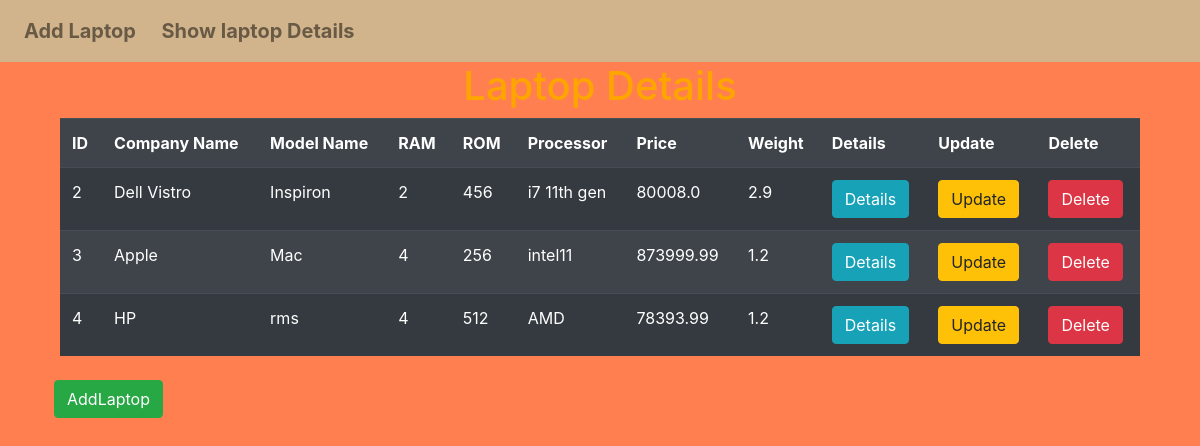
Screenshot of /laptop/show/ with the database file from the repository.
### LaptopApp/models.py (models this page shows, shortened)
class Laptop(models.Model):
    company = models.CharField(max_length=20)
    model_name = models.CharField(max_length=20)
    ram = models.PositiveIntegerField()
    rom = models.PositiveIntegerField()
    price = models.FloatField()
    weight = models.FloatField()
    processor = models.CharField(max_length=35)
    picture = models.ImageField(upload_to='images', default='')
    document = models.FileField(upload_to='files', default='')

### LaptopApp/views.py (the view)
# urls.py: path('show/',views.ShowLaptop.as_view(),name='show_laptop'),
class ShowLaptop(View):
    def get(self,request):
        laptop_list = Laptop.objects.all()
        template_name = 'LaptopApp/showlaptop.html'
        context = {'laptop_list': laptop_list}
        return render(request, template_name, context)

### templates/LaptopApp/showlaptop.html (shortened to what this page needs)
{% extends "LaptopApp/base.html" %}
{% block content %}
    <h1 style="text-align:center;color:orange">Laptop Details</h1>
    <table class="table table-striped table-dark" style="width:90%;margin:auto">
        <tr >
            <th>ID</th>
            <th>Company Name</th>
            <th>Model Name</th>
            <th>RAM</th>
            <th>ROM</th>
            <th>Processor</th>
            <th>Price</th>
            <th>Weight</th>
            <th>Details</th>
            <th>Update</th>
            <th>Delete</th>
        </tr>
        {% for laptop in laptop_list %}
            <tr >
                <td>{{laptop.id}}</td>
                <td>{{laptop.company}}</td>
                <td>{{laptop.model_name}}</td>
                <td>{{laptop.ram}}</td>
                <td>{{laptop.rom}}</td>
                <td>{{laptop.processor}}</td>
                <td>{{laptop.price}}</td>
                <td>{{laptop.weight}}</td>
                <td><a href="{% url 'details' laptop.id %}"><button class="btn btn-info">Details</button></a></td>
                <td><a href="{% url 'update' laptop.id %}"><button class="btn btn-warning">Update</button></a></td>
                <td><a href="{% url 'delete' laptop.id %}"><button class="btn btn-danger">Delete</button></a></td>
            </tr>
        {% endfor %}
    </table>
    <br>
    <a href="{% url 'add_laptop' %}"><button class="btn btn-success" style="margin-left:4.5%">AddLaptop</button></a>
{% endblock %}

### templates/LaptopApp/base.html (shortened to what this page needs)
<!DOCTYPE html>
{% load crispy_forms_tags %}
<html lang="en">
<head>
    <link rel="stylesheet" href="https://cdn.jsdelivr.net/npm/bootstrap@4.6.1/dist/css/bootstrap.min.css">
</head>
<body style="background-color:coral">
    <nav class="navbar navbar-expand-lg navbar-light " style="font-size:20px;font-weight:bold;background-color:tan;color:red">
      <div class="collapse navbar-collapse" id="navbarNav">
        <ul class="navbar-nav me-auto mb-2 mb-lg-0 ">
          <li class="nav-item ">
            <a class="nav-link " href="{% url 'add_laptop' %}">Add Laptop</a>
          </li>&nbsp;&nbsp;
          <li class="nav-item ">
            <a class="nav-link " href="{% url 'show_laptop' %}">Show laptop Details</a>
          </li>
        </ul>
      </div>
    </nav>
    {% block content %}
    {% endblock %}
</body>
</html>

### rows the page displays
Laptop: id "2", company "Dell Vistro", model_name "Inspiron", ram "2", rom "456", processor "i7 11th gen", price "80008.0", weight "2.9"
Laptop: id "3", company "Apple", model_name "Mac", ram "4", rom "256", processor "intel11", price "873999.99", weight "1.2"
Laptop: id "4", company "HP", model_name "rms", ram "4", rom "512", processor "AMD", price "78393.99", weight "1.2"
